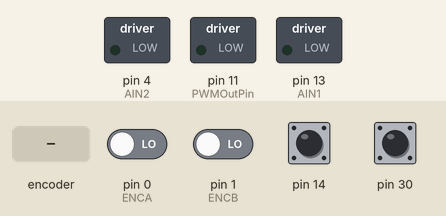
The program below on a simulated Arduino Leonardo, built with avr-gcc and run on an emulated ATmega32U4. On the bench: switched loads named in the program (green lamp = pin HIGH). The inputs (shaded band) are chosen by the test bench; at power-on: pin 14, pin 30 HIGH, pin 0 (ENCA), pin 1 (ENCB) LOW. What the program prints to the serial monitor is not drawn.

Above: at 6.8 s.
6.9 s: pin 14 pulled LOW for 0.15 s
At 7.3 s:
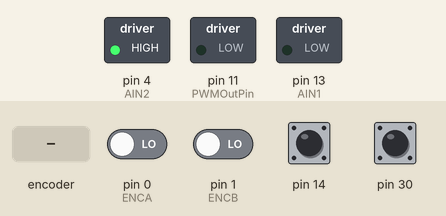
8.5 s: pin 30 pulled LOW for 1 s
At 8.9 s:
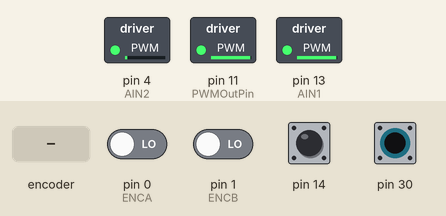
11.0 s: pin 30 pulled LOW for 0.15 s
At 11.17 s:
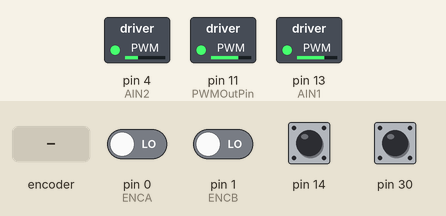
12.7 s: pin 14 driven LOW
15.7 s: rotary encoder on pin 0 (ENCA) / pin 1 (ENCB) turned 3 steps (first pin leading)
At 17.2 s:
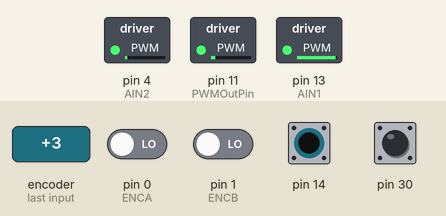
17.8 s: pin 30 pulled LOW for 0.15 s
At 17.97 s:
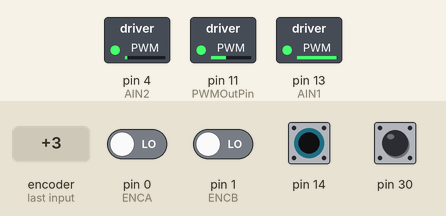
Timing chart, 0 to 20.8 s (numbered marks = the images above; inputs shaded):
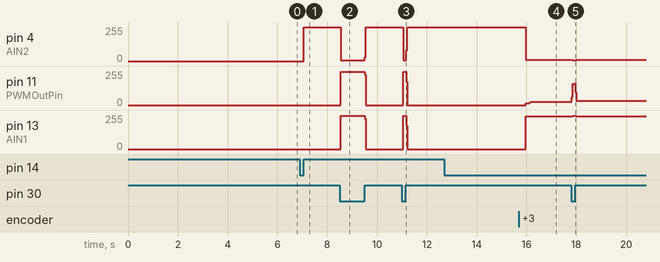

Measured:
- after the input at 6.9 s, pin 4 (AIN2): 0/255 → 255/255 after 0.15 s
- after the input at 8.5 s, pin 4 (AIN2): 255/255 → 6/255 at once, → 255/255 0.96 s later; pin 11 (PWMOutPin), pin 13 (AIN1): 0/255 → 249/255 at once, → 0/255 0.96 s later
- after the input at 11.0 s, pin 4 (AIN2): 255/255 → 6/255 at once, → 255/255 0.12 s later; pin 11 (PWMOutPin), pin 13 (AIN1): 0/255 → 249/255 at once, → 0/255 0.12 s later
- after the input at 15.7 s, pin 4 (AIN2): 255/255 → 10/255 after 0.27 s; pin 11 (PWMOutPin): 0/255 → 14/255 after 0.27 s, → 26/255 0.16 s later; pin 13 (AIN1): 0/255 → 245/255 after 0.27 s
- after the input at 17.8 s, pin 4 (AIN2): 10/255 → 4/255 after 0.05 s, → 10/255 0.16 s later; pin 11 (PWMOutPin): 26/255 → 31/255 at once; pin 13 (AIN1): 245/255 → 251/255 after 0.05 s, → 245/255 0.16 s later

The program:

main.cpp
```cpp
#include <Arduino.h>
#include <Romi32U4.h>
#include "BlueMotor.h"


BlueMotor motor;
Romi32U4ButtonA buttonA;
Romi32U4ButtonB buttonB;
Romi32U4ButtonC buttonC;
long timeToPrint = 0;
long prevTime = 0;
long now = 0;
long newPosition = 0;
long oldPosition = 0;
long sampleTime = 100;
int speedInRPM = 0;
int CPR = 540; // Ticks per revolution (270 for 1 encoder, 540 for 2)
int motorEffort = 200; // 300 is 75, 200 is 50, 400 is 100

int pos1=0;
int pos2 = 1000;

void setup()
{
  Serial.begin(9600);
  motor.setup();
  motor.reset();
  delay(3000);
  Serial.print("Time (ms)");
  Serial.print("   ");
  Serial.print("Position");
  Serial.print("    ");
  Serial.println("speedInRPM");
  delay(3000);
  buttonA.waitForButton();
}


/**
 * Calculates ticks to RPM of the motor
 * @param ticks how many ticks the motor is at (in ticks/100ms)
 * @return how many revolutions per minute the motor is running at
 */
int ticksToRPM(long ticks) {
  return (ticks*600) / CPR;
}

int ticksPerSecondToRPM(long ticks) {
  return (ticks*60) / CPR;
}

void loop()
{
  if (buttonB.isPressed()) {
    motor.setGripperState(motor.PLACE25);
    // motor.moveTo(-5300);
  }
  if (buttonA.isPressed()) {
    // motor.setGripperState(motor.BOTTOM);
    motor.moveTo(0);
  }
  /*
  // Testing percentage
  timeToPrint = millis() + sampleTime;
  oldPosition = motor.getPosition();
  for (float i = 0; i <= 1; i += 0.05) {

    motor.setEffortWithoutDB(i);

    newPosition = motor.getPosition();
    speedInRPM = ticksPerSecondToRPM((newPosition-oldPosition));
    Serial.print(i);
    Serial.print("         ");
    Serial.print(newPosition);
    Serial.print("          ");
    Serial.println(speedInRPM);
    delay(1000);
    oldPosition = newPosition;
  }*/

  // Testing using PWM signal 0-400
  /*
  timeToPrint = millis() + sampleTime;
  oldPosition = motor.getPosition();
  for (int i = 0; i <= 400; i += 10) {

    motor.setEffort(-i);

    newPosition = motor.getPosition();
    speedInRPM = ticksPerSecondToRPM((newPosition-oldPosition));
    Serial.print(i);
    Serial.print("         ");
    Serial.print(newPosition);
    Serial.print("          ");
    Serial.println(speedInRPM);
    delay(1000);
    oldPosition = newPosition;
  }
  */


  /*
  // Run the motor forwards
  timeToPrint = millis() + sampleTime;
  oldPosition = motor.getPosition();
  while (buttonB.isPressed())
  {
    // The button is currently pressed.
    motor.setEffort(motorEffort);
    if ((now = millis()) > timeToPrint)
    {
      timeToPrint = now + sampleTime;
      newPosition = motor.getPosition();
      speedInRPM = ticksToRPM(newPosition-oldPosition);
      Serial.print(now);
      Serial.print("          ");
      Serial.print(newPosition);
      Serial.print("          ");
      Serial.println(speedInRPM);
      oldPosition = newPosition;

    }

  }

  // move the motor backwards
  while (buttonA.isPressed())
  {
    // The button is currently pressed.
    motor.setEffort(-motorEffort);
    if ((now = millis()) > timeToPrint)
    {
      timeToPrint = now + sampleTime;
      newPosition = motor.getPosition();
      speedInRPM = ticksToRPM(newPosition-oldPosition);
      Serial.print(now);
      Serial.print("          ");
      Serial.print(newPosition);
      Serial.print("          ");
      Serial.println(speedInRPM);
      oldPosition = newPosition;

    }

  }*/


 /*
  // Moves the motor using proportional control to set position
  while (buttonA.isPressed()) {
    motor.moveTo(pos2);
    if ((now = millis()) > timeToPrint)
    {
      timeToPrint = now + sampleTime;
      newPosition = motor.getPosition();
      speedInRPM = ticksToRPM(newPosition-oldPosition);
      Serial.print(now);
      Serial.print("          ");
      Serial.print(newPosition);
      Serial.print("          ");
      Serial.println(speedInRPM);
      oldPosition = newPosition;

    }
  } */


  motor.setEffort(0);
}
```

BlueMotor.cpp
```cpp
#include <Arduino.h>
#include <BlueMotor.h>
#include <Romi32U4.h>
#include <math.h>

long oldValue = 0;
long newValue;
long count = 0;
unsigned time = 0;
int lowerBound = 110;
int upperBound = 400;
int pre45Pos = -5000;
int place45Pos = -3750;
int pre25Pos = -4400;
int place25Pos = -5375;
int bottomPos = 0;

BlueMotor::BlueMotor()
{
}

void BlueMotor::setup()
{
    pinMode(PWMOutPin, OUTPUT);
    pinMode(AIN2, OUTPUT);
    pinMode(AIN1, OUTPUT);
    pinMode(ENCA, INPUT);
    pinMode(ENCB, INPUT);
    TCCR1A = 0xA8; //0b10101000; //gcl: added OCR1C for adding a third PWM on pin 11
    TCCR1B = 0x11; //0b00010001;
    ICR1 = 400;
    OCR1C = 0;

    attachInterrupt(digitalPinToInterrupt(ENCA), isrA, CHANGE);
    attachInterrupt(digitalPinToInterrupt(ENCB), isrB, CHANGE);
    reset();
}

long BlueMotor::getPosition()
{
    long tempCount = 0;
    noInterrupts();
    tempCount = count;
    interrupts();
    return tempCount;
}

void BlueMotor::reset()
{
    noInterrupts();
    count = 0;
    interrupts();
}

void BlueMotor::isrA()
{
  if (digitalRead(ENCB) == digitalRead(ENCA)) {
    count--; //++
  }
  else {
    count++; //--
  }
}
void BlueMotor::isrB()
{
  if (digitalRead(ENCA) == digitalRead(ENCB)) {
    count++; //--
  }
  else {
    count--; //++
  }
}

void BlueMotor::isr()
{
    count++;
}

/**
 * Setting the effort without the deadband using percentage
 * @param percent percentage for the motor to run at [-1, 1]
 */
void BlueMotor::setEffortWithoutDB(float percent)
{
  float effort = percent*(upperBound-lowerBound)+lowerBound;
  setEffort(effort);

}

void BlueMotor::setEffort(int effort)
{
    if (effort < 0)
    {
        setEffort(-effort, true);
    }
    else
    {
        setEffort(effort, false);
    }
}

void BlueMotor::setEffort(int effort, bool clockwise)
{
    if (clockwise)
    {
        digitalWrite(AIN1, HIGH);
        digitalWrite(AIN2, LOW);
    }
    else
    {
        digitalWrite(AIN1, LOW);
        digitalWrite(AIN2, HIGH);
    }
    OCR1C = constrain(effort, 0, 400);
}

void BlueMotor::moveTo(long target)  //Move to this encoder position within the specified
{                                    //tolerance in the header file using proportional control
                                     //then stop
    float kP = 5;
    float error = (target - count); //TODO: fix later
    float effort = kP*error;//copysignf(kP*error, error);
    if (abs(error) > 3) {
        setEffort(effort);
    } else {
        // Serial.println("STUCK HERE");
        setEffort(0);
    }
    Serial.print(count);
    Serial.print("    ");
    Serial.print(target);
    Serial.print("    ");
    Serial.print(effort);
    Serial.print("    ");
    Serial.println(error);
    // Serial.print(" ");
    // Serial.println(effort);
}

void BlueMotor::setGripperState(motorStateChoices STATE) {
  switch(STATE) {

    case PRE45:

      motorState = PRE45;
      moveTo(pre45Pos);

    break;

    case PLACE45:

      motorState = PLACE45;
      moveTo(place45Pos);

    break;

    case PRE25:

      motorState = PRE25;
      moveTo(pre25Pos);

    break;

    case PLACE25:

      motorState = PLACE25;
      moveTo(place25Pos);

    break;

    case BOTTOM:

      motorState = BOTTOM;
      moveTo(bottomPos);

    break;

    case STOP:

      motorState = STOP;
      setEffort(0);

    break;
  }

}
```

BlueMotor.h
```cpp
#pragma once

class BlueMotor
{
public:
    BlueMotor();
    void setEffortWithoutDB(float effort);
    void setEffort(int effort);
    void moveTo(long position);
    enum motorStateChoices{BOTTOM, PRE45, PLACE45, PLACE25, PRE25, STOP} motorState, nextMotorState;
    void setGripperState(motorStateChoices STATE);
    long getPosition();
    void reset();
    void setup();

private:
    void setEffort(int effort, bool clockwise);
    static void isr();
    static void isrA();
    static void isrB();
    const int tolerance = 3;
    const int PWMOutPin = 11;
    const int AIN2 = 4;
    const int AIN1 = 13;
    const static int ENCA = 0;
    const static int ENCB = 1;
};
```
